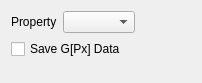
              <widget class="QWidget" name="pageProperties">
               <property name="geometry">
                <rect>
                 <x>0</x>
                 <y>0</y>
                 <width>202</width>
                 <height>83</height>
                </rect>
               </property>
               <attribute name="label">
                <string>Properties</string>
               </attribute>
               <layout class="QVBoxLayout" name="verticalLayout_43">
                <item>
                 <layout class="QHBoxLayout" name="_7">
                  <item>
                   <widget class="QLabel" name="label_169">
                    <property name="text">
                     <string>Property</string>
                    </property>
                   </widget>
                  </item>
                  <item>
                   <widget class="QComboBox" name="moprop"/>
                  </item>
                  <item>
                   <spacer>
                    <property name="orientation">
                     <enum>Qt::Horizontal</enum>
                    </property>
                    <property name="sizeHint" stdset="0">
                     <size>
                      <width>40</width>
                      <height>20</height>
                     </size>
                    </property>
                   </spacer>
                  </item>
                 </layout>
                </item>
                <item>
                 <widget class="QCheckBox" name="moprop_save_last_gpx">
                  <property name="text">
                   <string>Save G[Px] Data</string>
                  </property>
                 </widget>
                </item>
                <item>
                 <spacer name="verticalSpacer_23">
                  <property name="orientation">
                   <enum>Qt::Vertical</enum>
                  </property>
                  <property name="sizeHint" stdset="0">
                   <size>
                    <width>20</width>
                    <height>15</height>
                   </size>
                  </property>
                 </spacer>
                </item>
               </layout>
              </widget>
